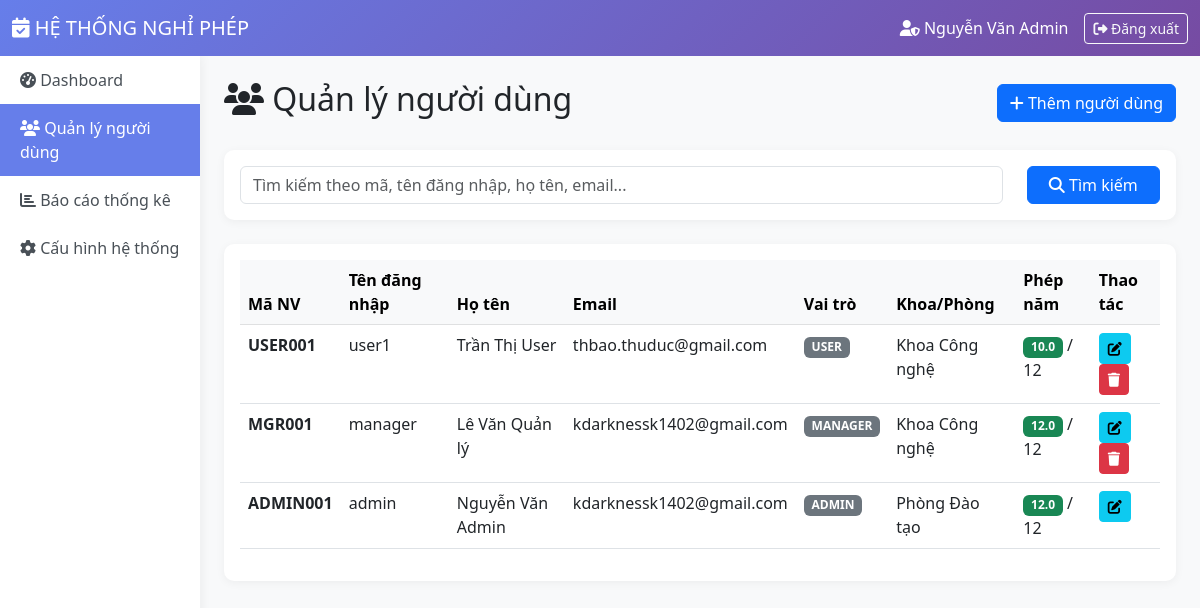
/views/admin/manage_users.php (signed in), run on an earlier commit of the app's database.
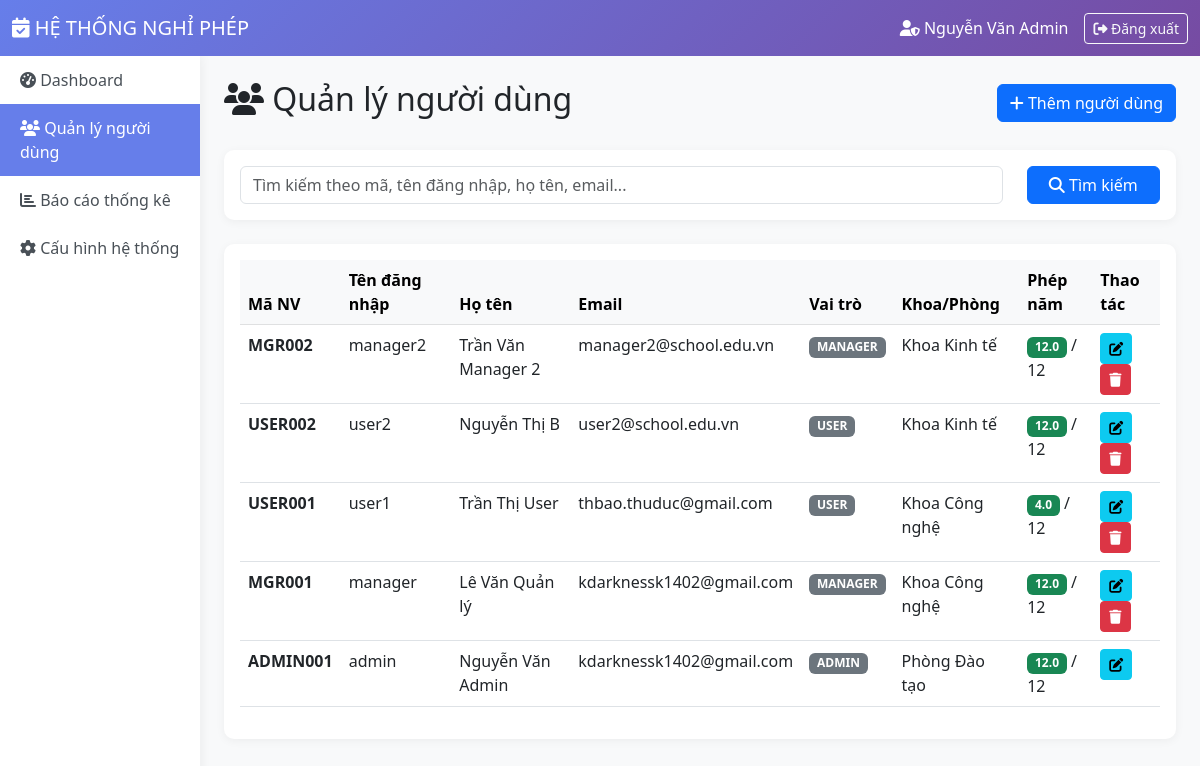
And on a later commit of the database.
### tables this page shows
CREATE TABLE `nguoidung` (
  `MaNguoiDung` varchar(50) NOT NULL,
  `TenDangNhap` varchar(50) NOT NULL,
  `MatKhau` varchar(255) NOT NULL,
  `HoTen` varchar(100) NOT NULL,
  `Email` varchar(100) NOT NULL,
  `GioiTinh` enum('Nam','Nu') DEFAULT 'Nam',
  `ViTri` varchar(100) NOT NULL,
  `KhoaPhong` varchar(100) DEFAULT NULL,
  `MaVaiTro` int(11) NOT NULL DEFAULT 2,
  `NamBatDauLamViec` datetime DEFAULT NULL,
  `SoNgayPhepNam` int(11) DEFAULT 12,
  `SoNgayPhepDaDung` decimal(5,1) DEFAULT 0.0,
  `SoNgayPhepTonNamTruoc` decimal(5,1) DEFAULT 0.0 COMMENT 'Số ngày phép tồn từ năm trước (chỉ dùng được trong Q1)',
  `NamPhepTon` int(11) DEFAULT NULL,
  `NgayTao` timestamp NOT NULL DEFAULT current_timestamp()
);

CREATE TABLE `vaitro` (
  `MaVaiTro` int(11) NOT NULL,
  `TenVaiTro` varchar(50) NOT NULL,
  `MoTa` varchar(255) DEFAULT NULL,
  `NgayTao` timestamp NOT NULL DEFAULT current_timestamp()
);

### includes/session.php (called while the page is built, shortened)
<?php
function isLoggedIn() {
    return isset($_SESSION['user_id']) && !empty($_SESSION['user_id']);
}
function getCurrentUser() {
    return [
        'id' => $_SESSION['user_id'],
        'username' => $_SESSION['username'],
        'fullname' => $_SESSION['fullname'],
        'email' => $_SESSION['email'],
        'role' => $_SESSION['role'],
        'department' => $_SESSION['department'] ?? ''
    ];
}
?>

### views/admin/manage_users.php (the view, shortened to what this page needs)
<?php
require_once __DIR__ . '/../../includes/session.php';
require_once __DIR__ . '/../../includes/functions.php';
$pdo = getDBConnection();
$currentUser = getCurrentUser();
$search = isset($_GET['search']) ? sanitizeInput($_GET['search']) : '';
$page = isset($_GET['page']) ? (int)$_GET['page'] : 1;
$itemsPerPage = 10;
$whereClause = "WHERE 1=1";
$params = [];
$stmt = $pdo->prepare("SELECT COUNT(*) FROM NguoiDung n $whereClause");
$stmt->execute($params);
$totalItems = $stmt->fetchColumn();
$pagination = paginate($totalItems, $itemsPerPage, $page);
$stmt = $pdo->prepare("
    SELECT n.*, v.TenVaiTro,
           (n.SoNgayPhepNam - n.SoNgayPhepDaDung) as SoNgayPhepConLai
    FROM NguoiDung n
    JOIN VaiTro v ON n.MaVaiTro = v.MaVaiTro
    $whereClause
    ORDER BY n.NgayTao DESC
    LIMIT {$pagination['items_per_page']} OFFSET {$pagination['offset']}
");
$stmt->execute($params);
$users = $stmt->fetchAll();
?>
<!DOCTYPE html>
<html lang="vi">
<head>
    <link href="https://cdn.jsdelivr.net/npm/bootstrap@5.3.0/dist/css/bootstrap.min.css" rel="stylesheet">
    <link rel="stylesheet" href="https://cdnjs.cloudflare.com/ajax/libs/font-awesome/6.4.0/css/all.min.css">
</head>
<body>
    <nav class="navbar navbar-expand-lg navbar-dark">
        <div class="container-fluid">
            <a class="navbar-brand" href="dashboard.php">
                <i class="fas fa-calendar-check"></i> HỆ THỐNG NGHỈ PHÉP
            </a>
            <div class="ms-auto d-flex align-items-center">
                <span class="text-white me-3">
                    <i class="fas fa-user-shield"></i> <?= htmlspecialchars($currentUser['fullname']) ?>
                </span>
                <a href="../../controllers/AuthController.php?action=logout" class="btn btn-outline-light btn-sm">
                    <i class="fas fa-sign-out-alt"></i> Đăng xuất
                </a>
            </div>
        </div>
    </nav>
    <div class="container-fluid">
        <div class="row">
            <div class="col-md-2 sidebar p-0">
                <ul class="nav flex-column">
                    <li class="nav-item">
                        <a class="nav-link" href="dashboard.php">
                            <i class="fas fa-tachometer-alt"></i> Dashboard
                        </a>
                    </li>
                    <li class="nav-item">
                        <a class="nav-link active" href="manage_users.php">
                            <i class="fas fa-users"></i> Quản lý người dùng
                        </a>
                    </li>
                    <li class="nav-item">
                        <a class="nav-link" href="reports.php">
                            <i class="fas fa-chart-bar"></i> Báo cáo thống kê
                        </a>
                    </li>
                    <li class="nav-item">
                        <a class="nav-link" href="settings.php">
                            <i class="fas fa-cog"></i> Cấu hình hệ thống
                        </a>
                    </li>
                </ul>
            </div>
            <div class="col-md-10 p-4">
                <div class="d-flex justify-content-between align-items-center mb-4">
                    <h2><i class="fas fa-users"></i> Quản lý người dùng</h2>
                    <button type="button" class="btn btn-primary" data-bs-toggle="modal" data-bs-target="#addUserModal">
                        <i class="fas fa-plus"></i> Thêm người dùng
                    </button>
                </div>
                <div class="card mb-4">
                    <div class="card-body">
                        <form method="GET" action="">
                            <div class="row">
                                <div class="col-md-10">
                                    <input type="text" class="form-control" name="search"
                                           placeholder="Tìm kiếm theo mã, tên đăng nhập, họ tên, email..."
                                           value="<?= htmlspecialchars($search) ?>">
                                </div>
                                <div class="col-md-2">
                                    <button type="submit" class="btn btn-primary w-100">
                                        <i class="fas fa-search"></i> Tìm kiếm
                                    </button>
                                </div>
                            </div>
                        </form>
                    </div>
                </div>
                <div class="card">
                    <div class="card-body">
                        <div class="table-responsive">
                            <table class="table table-hover">
                                <thead class="table-light">
                                    <tr>
                                        <th>Mã NV</th>
                                        <th>Tên đăng nhập</th>
                                        <th>Họ tên</th>
                                        <th>Email</th>
                                        <th>Vai trò</th>
                                        <th>Khoa/Phòng</th>
                                        <th>Phép năm</th>
                                        <th>Thao tác</th>
                                    </tr>
                                </thead>
                                <tbody>
                                    <?php foreach ($users as $user): ?>
                                    <tr>
                                        <td><strong><?= htmlspecialchars($user['MaNguoiDung']) ?></strong></td>
                                        <td><?= htmlspecialchars($user['TenDangNhap']) ?></td>
                                        <td><?= htmlspecialchars($user['HoTen']) ?></td>
                                        <td><?= htmlspecialchars($user['Email']) ?></td>
                                        <td><?= getRoleBadge($user['TenVaiTro']) ?></td>
                                        <td><?= htmlspecialchars($user['KhoaPhong']) ?></td>
                                        <td>
                                            <span class="badge bg-success"><?= $user['SoNgayPhepConLai'] ?></span>
                                            / <?= $user['SoNgayPhepNam'] ?>
                                        </td>
                                        <td>
                                            <button type="button" class="btn btn-sm btn-info"
                                                    onclick="editUser(<?= htmlspecialchars(json_encode($user)) ?>)">
                                                <i class="fas fa-edit"></i>
                                            </button>
                                            <?php if ($user['MaNguoiDung'] !== $currentUser['id']): ?>
                                            <button type="button" class="btn btn-sm btn-danger"
                                                    onclick="deleteUser('<?= $user['MaNguoiDung'] ?>', '<?= htmlspecialchars($user['HoTen']) ?>')">
                                                <i class="fas fa-trash"></i>
                                            </button>
                                            <?php endif; ?>
                                        </td>
                                    </tr>
                                    <?php endforeach; ?>
                                </tbody>
                            </table>
                        </div>
                    </div>
                </div>
            </div>
        </div>
    </div>
</body>
</html>

### includes/functions.php (shortened to what this page needs)
<?php
function getRoleBadge($role) {
    $badges = [
        'ADMIN' => '<span class="badge bg-danger">Admin</span>',
        'MANAGER' => '<span class="badge bg-primary">Quản lý</span>',
        'USER' => '<span class="badge bg-info">Nhân viên</span>'
    ];
    return $badges[$role] ?? '<span class="badge bg-secondary">' . htmlspecialchars($role) . '</span>';
}
function paginate($totalItems, $itemsPerPage = 10, $currentPage = 1) {
    $totalPages = ceil($totalItems / $itemsPerPage);
    $currentPage = max(1, min($currentPage, $totalPages));
    $offset = ($currentPage - 1) * $itemsPerPage;
    return [
        'total_items' => $totalItems,
        'items_per_page' => $itemsPerPage,
        'total_pages' => $totalPages,
        'current_page' => $currentPage,
        'offset' => $offset,
        'has_previous' => $currentPage > 1,
        'has_next' => $currentPage < $totalPages
    ];
}
?>

### views/admin/manage_users.php (style rules this page uses)
body { background-color: #f8f9fa; }
.navbar { background: linear-gradient(135deg, #667eea 0%, #764ba2 100%); }
.sidebar { min-height: calc(100vh - 56px); background-color: #fff; box-shadow: 2px 0 10px rgba(0, 0, 0, 0.05); }
.sidebar .nav-link { color: #495057; padding: 12px 20px; transition: all 0.3s; }
.sidebar .nav-link:hover, .sidebar .nav-link.active { background-color: #667eea; color: white; }
.card { border: none; border-radius: 10px; box-shadow: 0 2px 10px rgba(0, 0, 0, 0.05); }

What changed in the data, as far as the page shows it:
added nguoidung: MaNguoiDung "MGR002", TenDangNhap "manager2", HoTen "Trần Văn Manager 2", Email "manager2@school.edu.vn", MaVaiTro.TenVaiTro "MANAGER", KhoaPhong "Khoa Kinh tế", SoNgayPhepConLai "12.0", SoNgayPhepNam "12"
added nguoidung: MaNguoiDung "USER002", TenDangNhap "user2", HoTen "Nguyễn Thị B", Email "user2@school.edu.vn", MaVaiTro.TenVaiTro "USER", KhoaPhong "Khoa Kinh tế", SoNgayPhepConLai "12.0", SoNgayPhepNam "12"
changed nguoidung "USER001": SoNgayPhepConLai "10.0" → "4.0"
